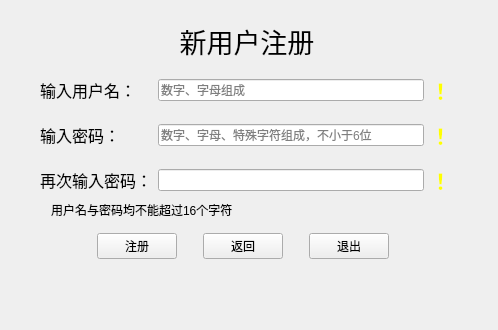
<?xml version="1.0" encoding="UTF-8"?>
<ui version="4.0">
 <class>Register</class>
 <widget class="QDialog" name="Register">
  <property name="geometry">
   <rect>
    <x>0</x>
    <y>0</y>
    <width>498</width>
    <height>330</height>
   </rect>
  </property>
  <property name="minimumSize">
   <size>
    <width>498</width>
    <height>330</height>
   </size>
  </property>
  <property name="maximumSize">
   <size>
    <width>498</width>
    <height>330</height>
   </size>
  </property>
  <property name="windowTitle">
   <string>注册</string>
  </property>
  <property name="windowIcon">
   <iconset>
    <normaloff>Image/guet.png</normaloff>Image/guet.png</iconset>
  </property>
  <widget class="QWidget" name="widget_4" native="true">
   <property name="geometry">
    <rect>
     <x>11</x>
     <y>221</y>
     <width>463</width>
     <height>50</height>
    </rect>
   </property>
   <layout class="QHBoxLayout" name="horizontalLayout_3">
    <item>
     <spacer name="horizontalSpacer">
      <property name="orientation">
       <enum>Qt::Horizontal</enum>
      </property>
      <property name="sizeHint" stdset="0">
       <size>
        <width>40</width>
        <height>20</height>
       </size>
      </property>
     </spacer>
    </item>
    <item>
     <widget class="QPushButton" name="register_1">
      <property name="focusPolicy">
       <enum>Qt::NoFocus</enum>
      </property>
      <property name="text">
       <string>注册</string>
      </property>
     </widget>
    </item>
    <item>
     <spacer name="horizontalSpacer_3">
      <property name="orientation">
       <enum>Qt::Horizontal</enum>
      </property>
      <property name="sizeType">
       <enum>QSizePolicy::Fixed</enum>
      </property>
      <property name="sizeHint" stdset="0">
       <size>
        <width>20</width>
        <height>20</height>
       </size>
      </property>
     </spacer>
    </item>
    <item>
     <widget class="QPushButton" name="return_1">
      <property name="focusPolicy">
       <enum>Qt::NoFocus</enum>
      </property>
      <property name="text">
       <string>返回</string>
      </property>
     </widget>
    </item>
    <item>
     <spacer name="horizontalSpacer_4">
      <property name="orientation">
       <enum>Qt::Horizontal</enum>
      </property>
      <property name="sizeType">
       <enum>QSizePolicy::Fixed</enum>
      </property>
      <property name="sizeHint" stdset="0">
       <size>
        <width>20</width>
        <height>20</height>
       </size>
      </property>
     </spacer>
    </item>
    <item>
     <widget class="QPushButton" name="exit">
      <property name="enabled">
       <bool>true</bool>
      </property>
      <property name="focusPolicy">
       <enum>Qt::NoFocus</enum>
      </property>
      <property name="text">
       <string>退出</string>
      </property>
     </widget>
    </item>
    <item>
     <spacer name="horizontalSpacer_2">
      <property name="orientation">
       <enum>Qt::Horizontal</enum>
      </property>
      <property name="sizeHint" stdset="0">
       <size>
        <width>40</width>
        <height>20</height>
       </size>
      </property>
     </spacer>
    </item>
   </layout>
  </widget>
  <widget class="QWidget" name="widget" native="true">
   <property name="geometry">
    <rect>
     <x>40</x>
     <y>67</y>
     <width>411</width>
     <height>138</height>
    </rect>
   </property>
   <property name="sizePolicy">
    <sizepolicy hsizetype="Preferred" vsizetype="Preferred">
     <horstretch>0</horstretch>
     <verstretch>0</verstretch>
    </sizepolicy>
   </property>
   <layout class="QGridLayout" name="gridLayout">
    <item row="0" column="0">
     <widget class="QLabel" name="userNameLabel">
      <property name="font">
       <font>
        <pointsize>12</pointsize>
       </font>
      </property>
      <property name="text">
       <string>输入用户名：</string>
      </property>
     </widget>
    </item>
    <item row="0" column="1">
     <widget class="QLineEdit" name="userNameEdit">
      <property name="font">
       <font>
        <pointsize>9</pointsize>
       </font>
      </property>
      <property name="placeholderText">
       <string>数字、字母组成</string>
      </property>
     </widget>
    </item>
    <item row="0" column="2">
     <widget class="QLabel" name="label">
      <property name="font">
       <font>
        <pointsize>16</pointsize>
        <bold>true</bold>
       </font>
      </property>
      <property name="styleSheet">
       <string notr="true">color: yellow;</string>
      </property>
      <property name="text">
       <string>！</string>
      </property>
     </widget>
    </item>
    <item row="1" column="0">
     <widget class="QLabel" name="passwordLabel">
      <property name="font">
       <font>
        <pointsize>12</pointsize>
       </font>
      </property>
      <property name="text">
       <string>输入密码：</string>
      </property>
     </widget>
    </item>
    <item row="1" column="1">
     <widget class="QLineEdit" name="passwordEdit">
      <property name="echoMode">
       <enum>QLineEdit::Password</enum>
      </property>
      <property name="placeholderText">
       <string>数字、字母、特殊字符组成，不小于6位</string>
      </property>
     </widget>
    </item>
    <item row="1" column="2">
     <widget class="QLabel" name="label_2">
      <property name="font">
       <font>
        <pointsize>16</pointsize>
        <bold>true</bold>
       </font>
      </property>
      <property name="styleSheet">
       <string notr="true">color: yellow;</string>
      </property>
      <property name="text">
       <string>！</string>
      </property>
     </widget>
    </item>
    <item row="2" column="0">
     <widget class="QLabel" name="passwordAgain">
      <property name="font">
       <font>
        <pointsize>12</pointsize>
       </font>
      </property>
      <property name="text">
       <string>再次输入密码：</string>
      </property>
     </widget>
    </item>
    <item row="2" column="1">
     <widget class="QLineEdit" name="passwordAgainEdit">
      <property name="echoMode">
       <enum>QLineEdit::Password</enum>
      </property>
     </widget>
    </item>
    <item row="2" column="2">
     <widget class="QLabel" name="label_3">
      <property name="font">
       <font>
        <pointsize>16</pointsize>
        <bold>true</bold>
       </font>
      </property>
      <property name="styleSheet">
       <string notr="true">color: yellow;</string>
      </property>
      <property name="text">
       <string>！</string>
      </property>
     </widget>
    </item>
   </layout>
  </widget>
  <widget class="QLabel" name="heading">
   <property name="geometry">
    <rect>
     <x>20</x>
     <y>20</y>
     <width>454</width>
     <height>42</height>
    </rect>
   </property>
   <property name="font">
    <font>
     <pointsize>20</pointsize>
    </font>
   </property>
   <property name="text">
    <string>新用户注册</string>
   </property>
   <property name="alignment">
    <set>Qt::AlignCenter</set>
   </property>
  </widget>
  <widget class="QLabel" name="label_4">
   <property name="geometry">
    <rect>
     <x>440</x>
     <y>86</y>
     <width>69</width>
     <height>19</height>
    </rect>
   </property>
   <property name="styleSheet">
    <string notr="true">color: red;</string>
   </property>
   <property name="text">
    <string/>
   </property>
  </widget>
  <widget class="QLabel" name="label_7">
   <property name="geometry">
    <rect>
     <x>51</x>
     <y>200</y>
     <width>241</width>
     <height>19</height>
    </rect>
   </property>
   <property name="text">
    <string>用户名与密码均不能超过16个字符</string>
   </property>
  </widget>
  <widget class="QLabel" name="label_5">
   <property name="geometry">
    <rect>
     <x>440</x>
     <y>127</y>
     <width>69</width>
     <height>19</height>
    </rect>
   </property>
   <property name="styleSheet">
    <string notr="true">color: red;</string>
   </property>
   <property name="text">
    <string/>
   </property>
  </widget>
  <widget class="QLabel" name="label_6">
   <property name="geometry">
    <rect>
     <x>440</x>
     <y>168</y>
     <width>69</width>
     <height>19</height>
    </rect>
   </property>
   <property name="styleSheet">
    <string notr="true">color: red;</string>
   </property>
   <property name="text">
    <string/>
   </property>
  </widget>
 </widget>
 <resources/>
 <connections/>
</ui>
